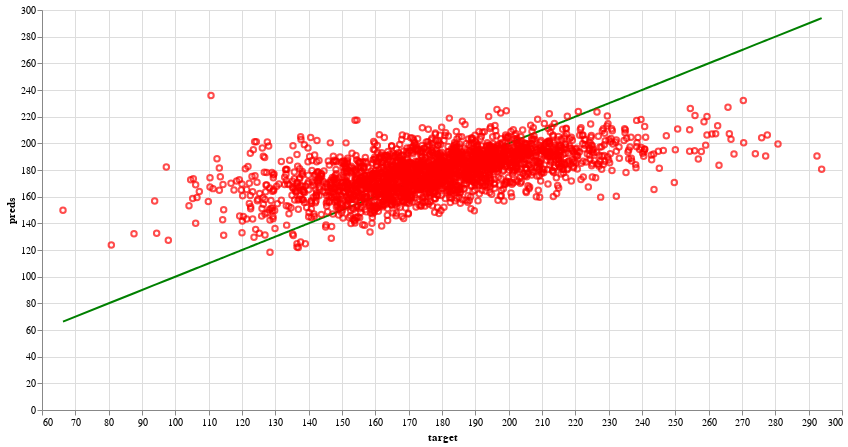

Notebook code for this chart:
### Code cell
perfect_test+pred_chart_test

### Figure 1 — Vega-Lite specification as saved in the notebook (floating-point values rounded to 4 significant figures; data arrays with more than 128 entries replaced by an {"elided": "..."} marker saying what was removed)
{"config": {"view": {"continuousWidth": 300, "continuousHeight": 300}}, "layer": [{"data": {"name": "data-1dbbaef775c1b9472b27966e6eacf94c"}, "mark": {"type": "line", "color": "green"}, "encoding": {"x": {"field": "target", "type": "quantitative"}, "y": {"field": "preds", "type": "quantitative"}}}, {"data": {"name": "data-e42bd0854993029f389d1df4e06d998e"}, "mark": {"type": "point", "color": "red"}, "encoding": {"x": {"field": "target", "type": "quantitative"}, "y": {"field": "preds", "type": "quantitative"}}}], "height": 400, "width": 800, "$schema": "https://vega.github.io/schema/vega-lite/v5.8.0.json", "datasets": {"data-1dbbaef775c1b9472b27966e6eacf94c": {"elided": "2438 records"}, "data-e42bd0854993029f389d1df4e06d998e": {"elided": "2438 records"}}}
